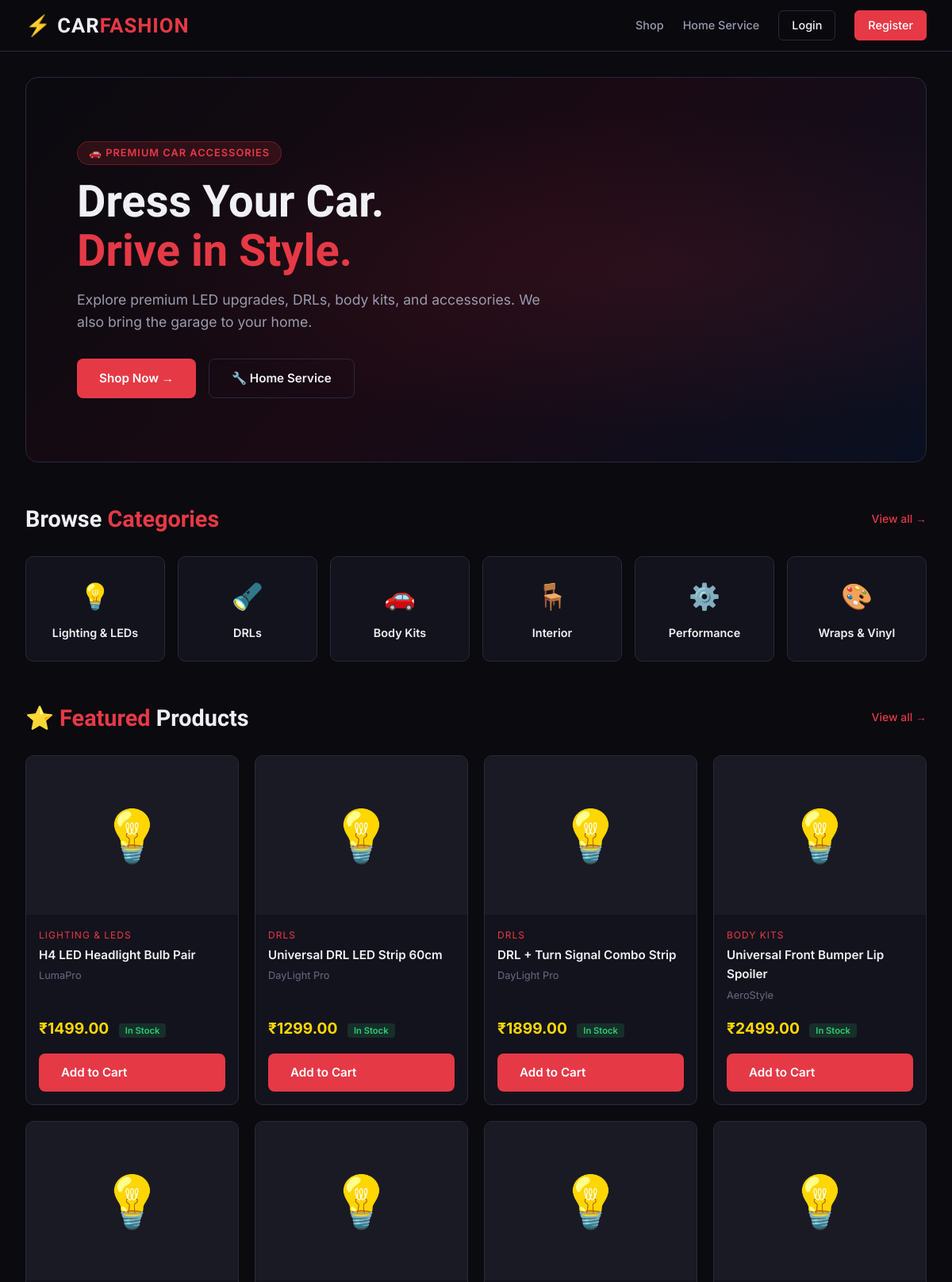
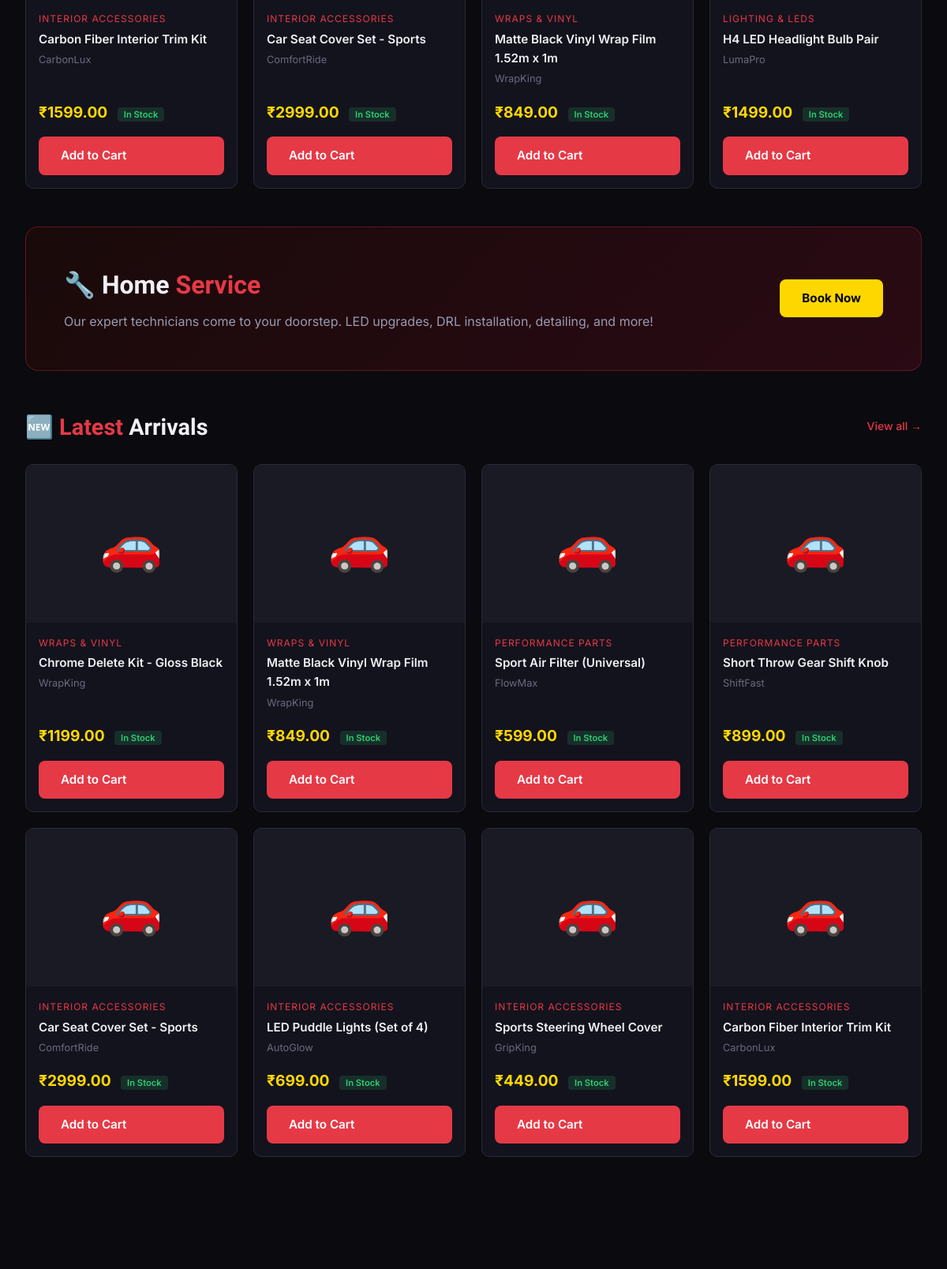
The page / (upper part) on the database its author committed (2 pictures, top to bottom).
### store/models.py (models this page shows, shortened)
class Product(models.Model):
    category = models.ForeignKey(Category, on_delete=models.CASCADE, related_name='products')
    name = models.CharField(max_length=200)
    slug = models.SlugField(unique=True)
    description = models.TextField()
    price = models.DecimalField(max_digits=10, decimal_places=2)
    stock = models.PositiveIntegerField(default=0)
    image = models.ImageField(upload_to='products/', blank=True, null=True)
    brand = models.CharField(max_length=100, blank=True)
    is_available = models.BooleanField(default=True)
    is_featured = models.BooleanField(default=False)
    created_at = models.DateTimeField(auto_now_add=True)
    updated_at = models.DateTimeField(auto_now=True)
    @property
    def in_stock(self):
        return self.stock > 0

class Category(models.Model):
    name = models.CharField(max_length=100)
    slug = models.SlugField(unique=True)
    description = models.TextField(blank=True)
    image = models.ImageField(upload_to='categories/', blank=True, null=True)
    class Meta:
        verbose_name_plural = 'Categories'

### store/views.py (the view)
# urls.py: path('', views.home, name='home'),
def home(request):
    featured_products = Product.objects.filter(is_featured=True, is_available=True)[:8]
    categories = Category.objects.all()[:6]
    latest_products = Product.objects.filter(is_available=True).order_by('-created_at')[:8]
    context = {
        'featured_products': featured_products,
        'categories': categories,
        'latest_products': latest_products,
    }
    return render(request, 'store/home.html', context)

### store/context_processors.py (called while the page is built)
def cart_count(request):
    count = 0
    if request.user.is_authenticated:
        try:
            cart = Cart.objects.get(user=request.user)
            count = cart.item_count
        except Cart.DoesNotExist:
            pass
    return {'cart_count': count}

### store/templates/store/home.html (shortened to what this page needs)
{% extends 'base.html' %}
{% block content %}
<div class="hero">
  <div class="hero-content">
    <span class="hero-badge">🚗 Premium Car Accessories</span>
    <h1>Dress Your Car.<br><span>Drive in Style.</span></h1>
    <p>Explore premium LED upgrades, DRLs, body kits, and accessories. We also bring the garage to your home.</p>
    <div class="hero-actions">
      <a href="{% url 'product_list' %}" class="btn btn-red">Shop Now →</a>
      <a href="{% url 'home_service' %}" class="btn btn-ghost">🔧 Home Service</a>
    </div>
  </div>
</div>
{% if categories %}
<div class="section-header">
  <h2 class="section-title">Browse <span>Categories</span></h2>
  <a href="{% url 'product_list' %}" class="view-all">View all →</a>
</div>
<div class="categories-grid">
  <a href="{% url 'product_list' %}?category=lighting" class="category-card">
    <div class="category-icon">💡</div>
    <div class="category-name">Lighting & LEDs</div>
  </a>
  <a href="{% url 'product_list' %}?category=drls" class="category-card">
    <div class="category-icon">🔦</div>
    <div class="category-name">DRLs</div>
  </a>
  <a href="{% url 'product_list' %}?category=body-kits" class="category-card">
    <div class="category-icon">🚗</div>
    <div class="category-name">Body Kits</div>
  </a>
  <a href="{% url 'product_list' %}?category=interior" class="category-card">
    <div class="category-icon">🪑</div>
    <div class="category-name">Interior</div>
  </a>
  <a href="{% url 'product_list' %}?category=performance" class="category-card">
    <div class="category-icon">⚙️</div>
    <div class="category-name">Performance</div>
  </a>
  <a href="{% url 'product_list' %}?category=wraps" class="category-card">
    <div class="category-icon">🎨</div>
    <div class="category-name">Wraps & Vinyl</div>
  </a>
</div>
{% endif %}
{% if featured_products %}
<div class="section-header">
  <h2 class="section-title">⭐ <span>Featured</span> Products</h2>
  <a href="{% url 'product_list' %}" class="view-all">View all →</a>
</div>
<div class="product-grid">
  {% for product in featured_products %}
  <div class="product-card">
    <a href="{% url 'product_detail' product.slug %}">
      <div class="product-img">
        {% if product.image %}<img src="{{ product.image.url }}" alt="{{ product.name }}">
        {% else %}💡{% endif %}
      </div>
    </a>
    <div class="product-body">
      <div class="product-category">{{ product.category.name }}</div>
      <a href="{% url 'product_detail' product.slug %}">
        <div class="product-name">{{ product.name }}</div>
      </a>
      {% if product.brand %}<div class="product-brand">{{ product.brand }}</div>{% endif %}
      <div style="margin-top: auto; padding-top: 8px;">
        <span class="product-price">₹{{ product.price }}</span>
        {% if product.in_stock %}
          <span class="product-stock-badge in-stock">In Stock</span>
        {% else %}
          <span class="product-stock-badge out-of-stock">Out of Stock</span>
        {% endif %}
      </div>
    </div>
    <div class="product-footer">
      {% if product.in_stock %}
        <a href="{% url 'add_to_cart' product.id %}" class="btn btn-red btn-add">Add to Cart</a>
      {% else %}
        <button class="btn btn-ghost btn-add" disabled style="opacity:0.5;">Out of Stock</button>
      {% endif %}
    </div>
  </div>
  {% endfor %}
</div>
{% endif %}
<div class="service-banner">
  <div>
    <h2>🔧 Home <span>Service</span></h2>
    <p>Our expert technicians come to your doorstep. LED upgrades, DRL installation, detailing, and more!</p>
  </div>
  <a href="{% url 'home_service' %}" class="btn btn-gold">Book Now</a>
</div>
{% if latest_products %}
<div class="section-header">
  <h2 class="section-title">🆕 <span>Latest</span> Arrivals</h2>
  <a href="{% url 'product_list' %}" class="view-all">View all →</a>
</div>
<div class="product-grid">
  {% for product in latest_products %}
  <div class="product-card">
    <a href="{% url 'product_detail' product.slug %}">
      <div class="product-img">
        {% if product.image %}<img src="{{ product.image.url }}" alt="{{ product.name }}">
        {% else %}🚗{% endif %}
      </div>
    </a>
    <div class="product-body">
      <div class="product-category">{{ product.category.name }}</div>
      <a href="{% url 'product_detail' product.slug %}">
        <div class="product-name">{{ product.name }}</div>
      </a>
      {% if product.brand %}<div class="product-brand">{{ product.brand }}</div>{% endif %}
      <div style="margin-top: auto; padding-top: 8px;">
        <span class="product-price">₹{{ product.price }}</span>
        {% if product.in_stock %}
          <span class="product-stock-badge in-stock">In Stock</span>
        {% else %}
          <span class="product-stock-badge out-of-stock">Out of Stock</span>
        {% endif %}
      </div>
    </div>
    <div class="product-footer">
      {% if product.in_stock %}
        <a href="{% url 'add_to_cart' product.id %}" class="btn btn-red btn-add">Add to Cart</a>
      {% else %}
        <button class="btn btn-ghost btn-add" disabled style="opacity:0.5;">Out of Stock</button>
      {% endif %}
    </div>
  </div>
  {% endfor %}
</div>
{% endif %}
{% endblock %}

### static/store/css/main.css (style rules this page uses)
*, *::before, *::after { box-sizing: border-box; margin: 0; padding: 0; }
:root { --bg: #0a0a0f; --bg2: #111118; --bg3: #1a1a24; --card: #13131d; --border: #2a2a3a; --accent: #e63946; --accent2: #ff6b35; --gold: #ffd700; --text: #f0f0f5; --text2: #9a9ab0; --text3: #6a6a80; --green: #2ecc71; --radius: 10px; --shadow: 0 4px 24px rgba(0,0,0,0.5); }
body { font-family: 'Inter', sans-serif; background: var(--bg); color: var(--text); line-height: 1.6; min-height: 100vh; }
a { color: inherit; text-decoration: none; }
.hero { background: linear-gradient(135deg, #0a0a0f 0%, #1a0a14 50%, #0a1020 100%); border: 1px solid var(--border); border-radius: 16px; padding: 5rem 4rem; margin-bottom: 3rem; position: relative; overflow: hidden; }
.hero::before { content: ''; position: absolute; inset: 0; background: radial-gradient(ellipse at 70% 50%, rgba(230,57,70,0.1) 0%, transparent 60%); }
.hero-content { position: relative; max-width: 600px; }
.hero-badge { display: inline-block; background: rgba(230,57,70,0.15); color: var(--accent); border: 1px solid rgba(230,57,70,0.3); border-radius: 20px; padding: 4px 14px; font-size: 0.8rem; font-weight: 600; letter-spacing: 1px; text-transform: uppercase; margin-bottom: 1rem; }
.hero h1 { font-family: 'Rajdhani', sans-serif; font-size: 3.5rem; font-weight: 700; line-height: 1.1; margin-bottom: 1rem; }
.hero h1 span { color: var(--accent); }
.hero p { color: var(--text2); font-size: 1.1rem; margin-bottom: 2rem; }
.hero-actions { display: flex; gap: 1rem; flex-wrap: wrap; }
.btn { display: inline-flex; align-items: center; gap: 8px; padding: 12px 28px; border-radius: 8px; font-weight: 600; font-size: 0.95rem; cursor: pointer; transition: all .2s; border: none; text-decoration: none; }
.btn-red { background: var(--accent); color: white; }
.btn-ghost { background: transparent; color: var(--text); border: 1px solid var(--border); }
.btn-gold { background: var(--gold); color: #000; font-weight: 700; }
.section-header { display: flex; align-items: center; justify-content: space-between; margin-bottom: 1.5rem; }
.section-title { font-family: 'Rajdhani', sans-serif; font-size: 1.8rem; font-weight: 700; }
.section-title span { color: var(--accent); }
.view-all { color: var(--accent); font-size: 0.875rem; font-weight: 500; }
.product-grid { display: grid; grid-template-columns: repeat(auto-fill, minmax(240px, 1fr)); gap: 1.25rem; margin-bottom: 3rem; }
.product-card { background: var(--card); border: 1px solid var(--border); border-radius: var(--radius); overflow: hidden; transition: all .2s; display: flex; flex-direction: column; }
.product-img { aspect-ratio: 4/3; overflow: hidden; background: var(--bg3); display: flex; align-items: center; justify-content: center; font-size: 4rem; }
.product-body { padding: 1rem; flex: 1; display: flex; flex-direction: column; }
.product-category { font-size: 0.75rem; color: var(--accent); text-transform: uppercase; letter-spacing: 1px; margin-bottom: 4px; }
.product-name { font-weight: 600; font-size: 0.95rem; margin-bottom: 4px; color: var(--text); }
.product-brand { font-size: 0.8rem; color: var(--text3); margin-bottom: 8px; }
.product-price { font-size: 1.2rem; font-weight: 700; color: var(--gold); margin-top: auto; }
.product-stock-badge { font-size: 0.7rem; padding: 2px 8px; border-radius: 4px; margin-left: 8px; font-weight: 600; }
.in-stock { background: rgba(46,204,113,0.15); color: var(--green); }
.product-footer { padding: 0 1rem 1rem; }
.btn-add { width: 100%; }
.categories-grid { display: grid; grid-template-columns: repeat(auto-fill, minmax(160px, 1fr)); gap: 1rem; margin-bottom: 3rem; }
.category-card { background: var(--card); border: 1px solid var(--border); border-radius: var(--radius); padding: 1.5rem; text-align: center; cursor: pointer; transition: all .2s; }
.category-icon { font-size: 2rem; margin-bottom: 8px; }
.category-name { font-weight: 600; font-size: 0.9rem; }
.service-banner { background: linear-gradient(135deg, #1a0a0a, #2a0a14); border: 1px solid rgba(230,57,70,0.3); border-radius: 16px; padding: 3rem; margin-bottom: 3rem; display: flex; align-items: center; justify-content: space-between; gap: 2rem; }
.service-banner h2 { font-family: 'Rajdhani', sans-serif; font-size: 2rem; }
.service-banner h2 span { color: var(--accent); }
.service-banner p { color: var(--text2); margin-top: 8px; }

### rows shown on the page
Product: category.name "LIGHTING & LEDS", name "H4 LED Headlight Bulb Pair", brand "LumaPro", price "1499.00", stock "In Stock"
Product: category.name "DRLS", name "Universal DRL LED Strip 60cm", brand "DayLight Pro", price "1299.00", stock "In Stock"
Product: category.name "DRLS", name "DRL + Turn Signal Combo Strip", brand "DayLight Pro", price "1899.00", stock "In Stock"
Product: category.name "BODY KITS", name "Universal Front Bumper Lip Spoiler", brand "AeroStyle", price "2499.00", stock "In Stock"
Product: category.name "INTERIOR ACCESSORIES", name "Carbon Fiber Interior Trim Kit", brand "CarbonLux", price "1599.00", stock "In Stock"
Product: category.name "INTERIOR ACCESSORIES", name "Car Seat Cover Set - Sports", brand "ComfortRide", price "2999.00", stock "In Stock"
Product: category.name "WRAPS & VINYL", name "Matte Black Vinyl Wrap Film 1.52m x 1m", brand "WrapKing", price "849.00", stock "In Stock"
Product: category.name "LIGHTING & LEDS", name "H4 LED Headlight Bulb Pair", brand "LumaPro", price "1499.00", stock "In Stock"
Product: category.name "WRAPS & VINYL", name "Chrome Delete Kit - Gloss Black", brand "WrapKing", price "1199.00", stock "In Stock"
Product: category.name "WRAPS & VINYL", name "Matte Black Vinyl Wrap Film 1.52m x 1m", brand "WrapKing", price "849.00", stock "In Stock"
Product: category.name "PERFORMANCE PARTS", name "Sport Air Filter (Universal)", brand "FlowMax", price "599.00", stock "In Stock"
Product: category.name "PERFORMANCE PARTS", name "Short Throw Gear Shift Knob", brand "ShiftFast", price "899.00", stock "In Stock"
Product: category.name "INTERIOR ACCESSORIES", name "Car Seat Cover Set - Sports", brand "ComfortRide", price "2999.00", stock "In Stock"
Product: category.name "INTERIOR ACCESSORIES", name "LED Puddle Lights (Set of 4)", brand "AutoGlow", price "699.00", stock "In Stock"
Product: category.name "INTERIOR ACCESSORIES", name "Sports Steering Wheel Cover", brand "GripKing", price "449.00", stock "In Stock"
Product: category.name "INTERIOR ACCESSORIES", name "Carbon Fiber Interior Trim Kit", brand "CarbonLux", price "1599.00", stock "In Stock"
